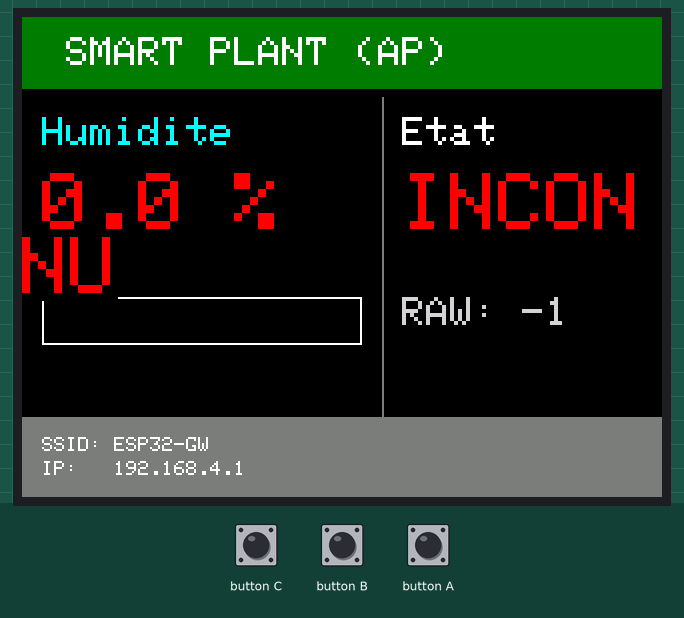
This sketch was run on a simulated ESP32. Shown: 320×240 colour display. What the sketch prints to the serial monitor is not drawn.

Above: at 0.5 s.

The sketch:

testino.ino
```cpp
// ===============================
//  TAB5 — AP + /api/soil + UI horizontale (paysage)
// ===============================
#include <M5Unified.h>
#include <WiFi.h>
#include <WebServer.h>
#include "esp_wifi.h"

// ---------- Config Wi-Fi AP ----------
const char* AP_SSID = "ESP32-GW";
const char* AP_PASS = "12345678";
const int   AP_CH   = 6;    // canal Wi-Fi

WebServer server(80);

// ---------- Mesures reçues ----------
volatile int   lastRaw   = -1;
volatile float lastPct   = 0.0f;
String         lastState = "INCONNU";

// =====================================================
//                    UI GRAPHIQUE
// =====================================================
void drawFrame() {
  // Orientation paysage
  M5.Lcd.setRotation(1);
  M5.Lcd.fillScreen(TFT_BLACK);

  // Bandeau titre
  M5.Lcd.fillRect(0, 0, 320, 36, TFT_DARKGREEN);
  M5.Lcd.setTextColor(TFT_WHITE, TFT_DARKGREEN);
  M5.Lcd.setTextSize(2);
  M5.Lcd.setCursor(10, 10);
  M5.Lcd.print(" SMART PLANT (AP)");

  // Séparateur vertical
  M5.Lcd.drawFastVLine(180, 40, 160, TFT_DARKGREY);

  // Pied de page (infos Wi-Fi)
  M5.Lcd.fillRect(0, 200, 320, 40, TFT_DARKGREY);
  M5.Lcd.setTextColor(TFT_WHITE, TFT_DARKGREY);
  M5.Lcd.setTextSize(1);
  M5.Lcd.setCursor(10, 210);
  M5.Lcd.printf("SSID: %s", AP_SSID);
  M5.Lcd.setCursor(10, 222);
  M5.Lcd.printf("IP:   %s", WiFi.softAPIP().toString().c_str());
}

void drawValues() {
  const int leftX = 10;
  const int leftY = 50;
  const int leftW = 160;
  const int barH = 24;

  const int rightX = 190;
  const int rightY = 50;

  // Couleur selon l'humidite
  uint16_t color;
  if (lastPct < 30) {
    color = TFT_RED;
  } else if (lastPct < 60) {
    color = TFT_YELLOW;
  } else {
    color = TFT_GREEN;
  }

  // --------- Panneau gauche : % + jauge ---------
  M5.Lcd.fillRect(leftX, leftY, leftW, 130, TFT_BLACK);

  M5.Lcd.setTextColor(TFT_CYAN, TFT_BLACK);
  M5.Lcd.setTextSize(2);
  M5.Lcd.setCursor(leftX, leftY);
  M5.Lcd.print("Humidite");

  M5.Lcd.setTextSize(4);
  M5.Lcd.setCursor(leftX, leftY + 28);
  M5.Lcd.setTextColor(color, TFT_BLACK);
  M5.Lcd.printf("%.1f %% ", lastPct);

  // Jauge horizontale
  int filled = map((int)lastPct, 0, 100, 0, leftW);
  if (filled < 0) filled = 0;
  if (filled > leftW) filled = leftW;
  M5.Lcd.drawRect(leftX, leftY + 90, leftW, barH, TFT_WHITE);
  if (filled > 2) {
    M5.Lcd.fillRect(leftX + 1, leftY + 91, filled - 2, barH - 2, color);
  }

  // --------- Panneau droit : état + RAW ---------
  M5.Lcd.fillRect(rightX, rightY, 140, 130, TFT_BLACK);

  M5.Lcd.setTextSize(2);
  M5.Lcd.setTextColor(TFT_WHITE, TFT_BLACK);
  M5.Lcd.setCursor(rightX, rightY);
  M5.Lcd.print("Etat");

  M5.Lcd.setTextSize(4);
  M5.Lcd.setCursor(rightX, rightY + 28);
  M5.Lcd.setTextColor(color, TFT_BLACK);
  M5.Lcd.print(lastState);

  M5.Lcd.setTextSize(2);
  M5.Lcd.setCursor(rightX, rightY + 90);
  M5.Lcd.setTextColor(TFT_LIGHTGREY, TFT_BLACK);
  M5.Lcd.printf("RAW: %d   ", lastRaw);
}

// =====================================================
//                    HTTP HANDLERS
// =====================================================
void handleRoot() {
  String s =
    "<!doctype html><html><head><meta charset='utf-8'>"
    "<meta name='viewport' content='width=device-width,initial-scale=1'>"
    "<style>"
    "body{font-family:Arial;padding:16px;background:#0b0e0c;color:#fff}"
    ".card{background:#121614;border:1px solid #1f2621;"
    "border-radius:12px;padding:16px;max-width:420px}"
    "a{color:#7fd1ff;text-decoration:none}"
    "</style></head><body>";

  s += "<div class='card'><h2>Smart Plant (AP)</h2>";
  s += "<p><b>IP:</b> " + WiFi.softAPIP().toString() + "<br>";
  s += "<b>Test:</b> <a href='/ping'>/ping</a></p>";
  s += "<p><b>RAW:</b> " + String(lastRaw) +
       "<br><b>Hum:</b> " + String(lastPct, 1) + " %"
       "<br><b>Etat:</b> " + lastState + "</p>";
  s += "<p><small>POST /api/soil JSON {raw,pct}</small></p>";
  s += "</div></body></html>";

  server.send(200, "text/html", s);
}

void handlePing() {
  server.send(200, "text/plain", "pong");
}

// Réception des mesures depuis l'ESP32 capteur
void handleSoil() {
  if (server.method() != HTTP_POST) {
    server.send(405, "text/plain", "Use POST");
    return;
  }

  String b = server.arg("plain"); // JSON brut envoyé par l'ESP32
  Serial.print("BODY: ");
  Serial.println(b);

  int rPos = b.indexOf("\"raw\":");
  int pPos = b.indexOf("\"pct\":");
  if (rPos < 0 || pPos < 0) {
    server.send(400, "text/plain", "Bad JSON");
    return;
  }

  int comma = b.indexOf(',', rPos);
  if (comma < 0) comma = b.length();
  lastRaw = b.substring(rPos + 6, comma).toInt();

  comma = b.indexOf(',', pPos);
  if (comma < 0) comma = b.length();
  lastPct = b.substring(pPos + 6, comma).toFloat();

  if (lastPct < 30) {
    lastState = "SEC";
  } else if (lastPct < 60) {
    lastState = "NORMAL";
  } else {
    lastState = "HUMIDE";
  }

  drawValues();
  server.send(200, "application/json", "{\"ok\":true}");
}

// =====================================================
//                    SETUP / LOOP
// =====================================================
void setup() {
  auto cfg = M5.config();
  M5.begin(cfg);

  M5.Speaker.end();          // couper le son
  M5.Lcd.setBrightness(50);  // luminosité modérée

  Serial.begin(115200);

  // Config Wi-Fi en mode AP
  WiFi.mode(WIFI_MODE_NULL);
  delay(100);
  WiFi.mode(WIFI_AP);
  WiFi.setSleep(true);
  esp_wifi_set_ps(WIFI_PS_MIN_MODEM);
  WiFi.setTxPower(WIFI_POWER_11dBm);

  bool ok = WiFi.softAP(AP_SSID, AP_PASS, AP_CH, 0, 4);
  Serial.print("AP start: ");
  Serial.println(ok ? "OK" : "FAIL");
  Serial.print("AP IP: ");
  Serial.println(WiFi.softAPIP());

  // Routes HTTP
  server.on("/", handleRoot);
  server.on("/ping", handlePing);
  server.on("/api/soil", HTTP_POST, handleSoil);
  server.begin();

  // UI initiale
  drawFrame();
  drawValues();
}

void loop() {
  server.handleClient();
  M5.update();
  delay(5);
}
```
